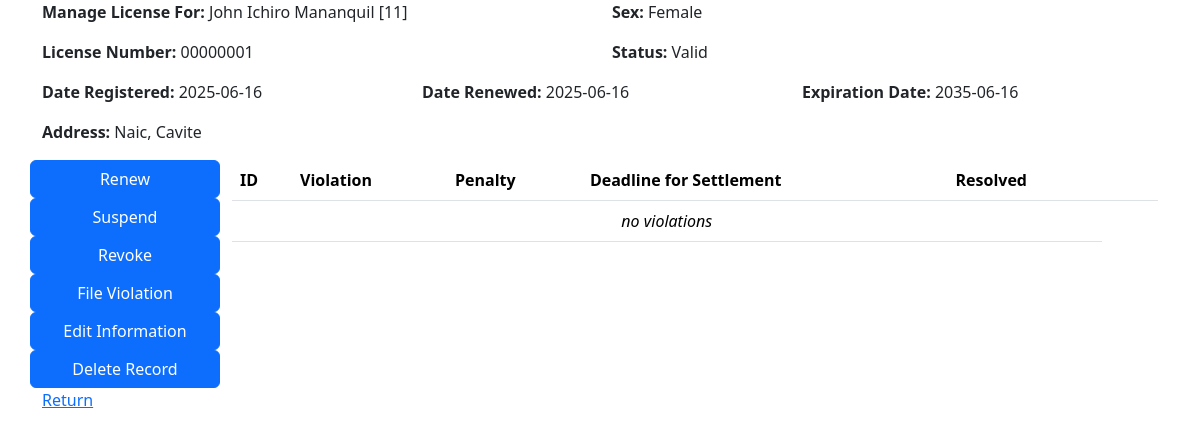
The page /license-actions.php?serial-number=11 on the database its author committed.
### tables this page shows
CREATE TABLE `tblicense` (
  `serialNumber` int(11) NOT NULL,
  `name` varchar(100) NOT NULL,
  `sex` enum('Male','Female') NOT NULL,
  `address` varchar(100) NOT NULL,
  `licenseNumber` varchar(8) NOT NULL,
  `dateRegistered` date NOT NULL DEFAULT current_timestamp(),
  `dateRenewed` date DEFAULT NULL,
  `expirationDate` date NOT NULL,
  `status` enum('Valid','Expired','Suspended','Revoked') NOT NULL DEFAULT 'Valid'
);

### license-actions.php (the view, shortened to what this page needs)
<?php
include '_functions.php';
if (!isset($_GET['serial-number'])) {
    header('Location: admin-db.php');
} else {
    if ($_GET['serial-number'] == '') {
        header('Location: admin-db.php');
    } else {
        $check = checkRegisteredLicense($_GET['serial-number']);
        if ($check !=  true)  {
            header('Location: admin-db.php');
        } else {
            $driverinfo = getLicenseInfo($_GET['serial-number']);
            $serialnum = $driverinfo[0]['serialNumber'];
            $drivername = $driverinfo[0]['name'];
            $sex = $driverinfo[0]['sex'];
            $driveraddress = $driverinfo[0]['address'];
            $licensenum = $driverinfo[0]['licenseNumber'];
            $dateregistered = $driverinfo[0]['dateRegistered'];
            $daterenewed = $driverinfo[0]['dateRenewed'] == null ? 'no record' : $driverinfo[0]['dateRenewed'];
            $expirationdate = $driverinfo[0]['expirationDate'];
            $status = $driverinfo[0]['status'];
        }
    }
}
?>
<!DOCTYPE html>
<html lang="en">
<head>
    <link rel="stylesheet" href="https://cdn.jsdelivr.net/npm/bootstrap@5.3.6/dist/css/bootstrap.min.css">
</head>
<body>
    <div class="container">
        <div class="row">
            <div class="col">
                <p><b>Manage License For:</b> <?php echo $drivername; echo " [" . $serialnum . "]"?></p>
            </div>
            <div class="col">
                <p><b>Sex:</b> <?php echo $sex?></p>
            </div>
        </div>
        <div class="row">
            <div class="col">
                <p><b>License Number:</b> <?php echo $licensenum?></p>
            </div>
            <div class="col">
                <p><b>Status:</b> <?php echo $status?></p>
            </div>
        </div>
        <div class="row">
            <div class="col">
                <p><b>Date Registered:</b> <?php echo $dateregistered?></p>
            </div>
            <div class="col">
                <p><b>Date Renewed:</b> <?php echo $daterenewed?></p>
            </div>
            <div class="col">
                <p><b>Expiration Date:</b> <?php echo $expirationdate?></p>
            </div>
        </div>
        <div class="row">
            <div class="col">
                <p><b>Address:</b> <?php echo $driveraddress?></p>
            </div>
        </div>
        <div class="row">
            <div class="col">
            <?php
            if ($status == 'Revoked') {
                echo "
            <div class='row'>
                <button class='btn btn-primary' data-bs-toggle='modal' data-bs-target='#unrevokeModal'>Unrevoke</button>
            </div>
                ";
            } else {
                if ($status == 'Suspended') {
                    echo "
                <div class='row'>
                    <button class='btn btn-primary' data-bs-toggle='modal' data-bs-target='#unsuspendModal'>Unsuspend</button>
                </div>
                    ";
                } else {
                    echo "
                <div class='row'>
                    <button class='btn btn-primary' data-bs-toggle='modal' data-bs-target='#renewModal'>Renew</button>
                </div>
                <div class='row'>
                    <button class='btn btn-primary' data-bs-toggle='modal' data-bs-target='#suspendModal'>Suspend</button>
                </div>
                    ";
                }
                echo "
            <div class='row'>
                <button class='btn btn-primary' data-bs-toggle='modal' data-bs-target='#revokeModal'>Revoke</button>
            </div>
                ";
            }
            ?>
            <div class="row">
                <button class="btn btn-primary" data-bs-toggle="modal" data-bs-target="#fileViolationModal">File Violation</button>
            </div>
            <div class="row">
                <button class="btn btn-primary" data-bs-toggle="modal" data-bs-target="#editInformationModal">Edit Information</button>
            </div>
            <div class="row">
                <button class="btn btn-primary" data-bs-toggle="modal" data-bs-target="#deleteLicenseRecordModal">Delete Record</button>
            </div>
            </div>
            <div class="col-10">
                <table class="table">
                    <tr>
                        <th>ID</th>
                        <th>Violation</th>
                        <th>Penalty</th>
                        <th>Deadline for Settlement</th>
                        <th>Resolved</th>
                        <th></th>
                        <th></th>
                    </tr>
                </table>
            </div>
        </div>
        <a href="admin-db.php">Return</a>
    </div>
</body>
</html>

### rows shown on the page
tblicense: name "John Ichiro Mananquil", serialNumber "11", sex "Female", licenseNumber "00000001", status "Valid", dateRegistered "2025-06-16", dateRenewed "2025-06-16", expirationDate "2035-06-16", address "Naic, Cavite"
